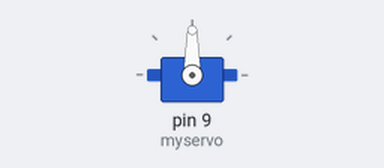
A sketch run on a simulated Arduino Uno, built with avr-gcc and run on an emulated ATmega328P. Shown: servo.

Above: at 0.05 s.
Timing chart, 0 to 4.6 s (numbered marks = the images above):
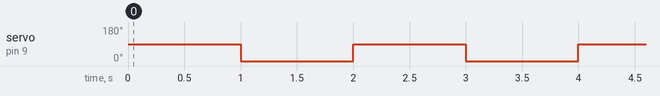

The sketch:

Humidity_ServoCode.ino
```cpp
#include <Servo.h>

Servo myservo;

void setup() {

myservo.attach(9);

}

void loop() {

myservo.write(90);

delay(1000);

myservo.write(-50);

delay(1000);

}
```

Measured:
- by itself, servo on pin 9 (myservo): alternates 90° for 1.0 s and 0° for 1.0 s
